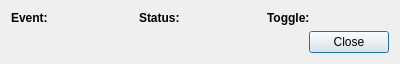
<?xml version="1.0" encoding="UTF-8"?>
<ui version="4.0">
 <class>EventStatus</class>
 <widget class="QDialog" name="EventStatus">
  <property name="geometry">
   <rect>
    <x>0</x>
    <y>0</y>
    <width>400</width>
    <height>60</height>
   </rect>
  </property>
  <property name="windowTitle">
   <string>Dialog</string>
  </property>
  <layout class="QVBoxLayout" name="verticalLayout">
   <item>
    <layout class="QGridLayout" name="gridLayout">
     <item row="0" column="0">
      <widget class="QLabel" name="label">
       <property name="font">
        <font>
         <weight>75</weight>
         <bold>true</bold>
        </font>
       </property>
       <property name="text">
        <string>Event:</string>
       </property>
      </widget>
     </item>
     <item row="0" column="1">
      <widget class="QLabel" name="label_2">
       <property name="font">
        <font>
         <weight>75</weight>
         <bold>true</bold>
        </font>
       </property>
       <property name="text">
        <string>Status:</string>
       </property>
      </widget>
     </item>
     <item row="0" column="2">
      <widget class="QLabel" name="label_3">
       <property name="font">
        <font>
         <weight>75</weight>
         <bold>true</bold>
        </font>
       </property>
       <property name="text">
        <string>Toggle:</string>
       </property>
      </widget>
     </item>
    </layout>
   </item>
   <item>
    <widget class="QDialogButtonBox" name="buttonBox">
     <property name="orientation">
      <enum>Qt::Horizontal</enum>
     </property>
     <property name="standardButtons">
      <set>QDialogButtonBox::Close</set>
     </property>
    </widget>
   </item>
  </layout>
 </widget>
 <resources/>
 <connections>
  <connection>
   <sender>buttonBox</sender>
   <signal>accepted()</signal>
   <receiver>EventStatus</receiver>
   <slot>accept()</slot>
   <hints>
    <hint type="sourcelabel">
     <x>248</x>
     <y>254</y>
    </hint>
    <hint type="destinationlabel">
     <x>157</x>
     <y>274</y>
    </hint>
   </hints>
  </connection>
  <connection>
   <sender>buttonBox</sender>
   <signal>rejected()</signal>
   <receiver>EventStatus</receiver>
   <slot>reject()</slot>
   <hints>
    <hint type="sourcelabel">
     <x>316</x>
     <y>260</y>
    </hint>
    <hint type="destinationlabel">
     <x>286</x>
     <y>274</y>
    </hint>
   </hints>
  </connection>
 </connections>
</ui>
